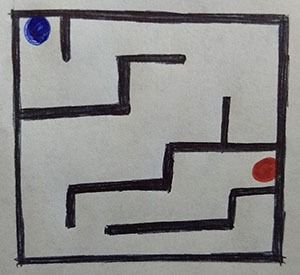
%> input picture IMG-20180518-WA0002.jpg, 300 x 275 px
$ octave --eval "maze_solution;"   (GNU Octave 9; MATLAB toolbox functions it lacks are replaced by stand-ins)
%> lines starting %> are read from the running program, lines starting %| are printed output that depends on the picture; in (x1, y1, x2, y2) boxes, pixels count from 0 and x2, y2 are one past the last pixel; in counts of white or black regions, pixels touching at a corner belong together; the program's own positions count from 1
function maze_solution
% Demo to solve a maze using mathematical morphology.
% This demo works for "perfect mazes."  A perfect maze is defined
% as a maze which has one and only one path from any point in the
% maze to any other point. This means that the maze has no
% inaccessible sections, no circular paths, and no open areas.
% A perfect maze should have only 2 walls (I believe).
% No searching or optimization methods (such as A* or dynamic
% programming) are used - only morphology and standard image
% processing methods.
% Only tested for 8 bit integer color and monochrome images.
% Maze images should have dark walls on a light background.
% Maze may be surrounded by white, or go right out to the edge
% of the image and have the outer wall be the
% outer boundary of the image.
% Method/algorithm to create mazes:
% http://del.typepad.com/del/2006/10/carving_perfect.html
% Site to create your own random mazes:
% http://www.astrolog.org/labyrnth/java.htm
% Demo mazes used to test this m-file:
%	http://www.erclc.org/StaffPages/David/Mazes/Maze1.gif (to test success)
%	http://www.clickmazes.com/mazes2/tk1b2m1x.gif (to test failure)
% by ImageAnalyst, April 2010

% Clean up.
clc;
close all;
clear all;
fontSize = 20;  % Font size for image captions.

% Change the current folder to the folder of this m-file.
% (The line of code below is from Brett Shoelson of The Mathworks.)
if(~isdeployed)
	cd(fileparts(which(mfilename)));
end

% For convenience in browsing, set a starting folder from which to browse.
startingFolder = 'C:\Documents and Settings\tk2013\My Documents\My Pictures\MISC\Mazes';
if ~exist(startingFolder, 'dir')
	% If that folder doesn't exist, just start in the current folder.
	startingFolder = pwd;
end

continueWithAnother = true;
promptMessage = sprintf('Please specify a maze image (in the next window).\nThis program will attempt to solve the maze.');
button = questdlg(promptMessage, 'maze_solution', 'OK', 'Cancel', 'OK');
%> the answer given: OK
if strcmpi(button, 'Cancel')
	continueWithAnother = false;
end

while continueWithAnother
	% Get the name of the maze image file that the user wants to use.
	defaultFileName = fullfile(startingFolder, '*.*');
	[baseFileName, folder] = uigetfile(defaultFileName, 'Select maze image file');
%> the answer given: ../t0/IMG-20180518-WA0002.jpg
	if baseFileName == 0
		% User hit cancel.  Bail out.
		return;
	end
	fullFileName = fullfile(folder, baseFileName);


	% Here are some hard coded file names for ease in developing and debugging,
	% so we don't have to use uigetfile() all the time.

	% Gotten from http://www.erclc.org/StaffPages/David/Mazes/Maze1.gif
	% This maze works fine.
	% fullFileName = fullfile(folder, 'Maze1.gif');

	% Gotten from http://www.mattneuman.com/maze.htm
	% This is a test maze that won't work because it is not a "non-perfect maze."
	% fullFileName = fullfile(folder, 'Maze of Sisyphus.gif');

	% Open the maze image file.
	originalImage = imread(fullFileName);
%> originalImage is the input picture: size 275x300x3 uint8; mean R, G, B 140.5, 139.9, 138.9
	[rows cols numberOfColorBands] = size(originalImage);
%> rows = 275; cols = 300; numberOfColorBands = 3

	% Convert to monochrome for processing.
	if numberOfColorBands > 1
		% Convert to monochrome.
		redPlane = originalImage(:, :, 1);
		greenPlane = originalImage(:, :, 2);
		bluePlane = originalImage(:, :, 3);
		% Find the standard deviation of each color channel.
		redStdDev = std(single(redPlane(:)));
%> redStdDev = 53.26
		greenStdDev = std(single(greenPlane(:)));
%> greenStdDev = 55.87
		blueStdDev = std(single(bluePlane(:)));
%> blueStdDev = 52.17
		% Take the color channel with the highest contrast.
		% Transfer it into a monochrome image.  This will be the one that we use.
		if redStdDev >= greenStdDev && redStdDev >= blueStdDev
			% Red has most contrast - use that channel.
			monoImage = single(redPlane);
		elseif greenStdDev >= redStdDev && greenStdDev >= blueStdDev
			% Green has most contrast - use that channel.
			monoImage = single(greenPlane);
		else
			% Blue has most contrast - use that channel.
			monoImage = single(bluePlane);
		end
	else
		monoImage = single(originalImage);
	end
	% Now we have a monochrome image that we can use to solve the maze.
	% Display the results of this step.
	close all;	% Close any prior windows that are open from a prior run.
	subplot(2, 2, 1);
	imshow(monoImage, []);
	title('Original Image', 'FontSize', fontSize);
	set(gcf, 'Position', get(0,'Screensize')); % Maximize figure.

	% Scale image to 0-255.
	maxValue = max(max(monoImage));
%> maxValue = 217
	minValue = min(min(monoImage));
%> minValue = 0
	monoImage = uint8(255 * (single(monoImage) - minValue) / (maxValue - minValue));
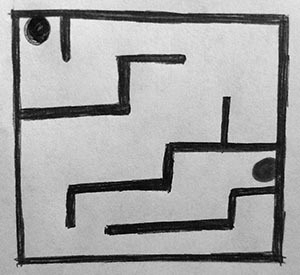
%> monoImage: size 275x300 uint8; min 0, max 255, mean 164.3
	% Threshold to get the walls.  This will also sharpen up blurry, fuzzy wall edges.
	thresholdValue = uint8((maxValue + minValue) / 2);
%> thresholdValue = 109
	binaryImage = 255 * (monoImage < thresholdValue);
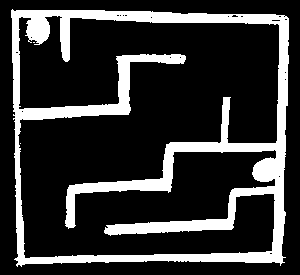
%> binaryImage: size 275x300 double; 20.5% white; 3 white regions (2 under 20 px), largest, box (x1, y1, x2, y2) and area: (11, 9, 289, 267) 16917
	% Display the results of this step.
	subplot(2, 2, 2);
	imshow(binaryImage, []);
	title('Binary Image - The walls are white here, instead of black', 'FontSize', fontSize);

	% Label the image to identify discrete, separate walls.
	[labeledImage numberOfWalls] = bwlabel(binaryImage, 4);     % Label each blob so we can make measurements of it
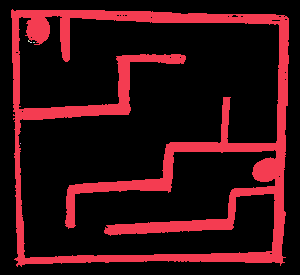
%> labeledImage: size 275x300 double; 6 distinct labels, from 0 to 5; one colour per label, 0 black
%> numberOfWalls = 5
	coloredLabels = label2rgb (labeledImage, 'hsv', 'k', 'shuffle'); % pseudo random color labels
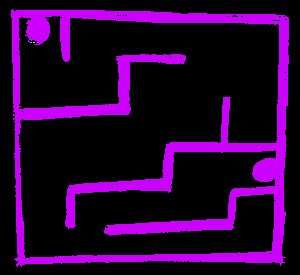
%> coloredLabels: size 275x300x3 uint8; mean R, G, B 41.8, 0, 52.3
	% Display the results of this step.
	subplot(2, 2, 3);
	imshow(coloredLabels);
	caption = sprintf('Labeled image of the %d walls, each a different color', numberOfWalls);
%> caption = 'Labeled image of the 5 walls, each a different color'
	title(caption, 'FontSize', fontSize);
	if numberOfWalls ~= 2
		message = sprintf('This is not a "perfect maze" with just 2 walls.\nThis maze appears to have %d walls,\nso you may get unexpected results.', numberOfWalls);
		uiwait(msgbox(message));
	end

	% Take the first label.  This will be the first wall.
	% For a perfect maze (only two walls) you can take either wall, so let's take the first one.
	binaryImage2 = (labeledImage == 1);
%> binaryImage2: size 275x300 logical; 20.5% white; 1 white region, box (x1, y1, x2, y2) and area: (11, 9, 289, 267) 16912
	% Display the results of this step.
	subplot(2, 2, 4);
	imshow(binaryImage2, []);
	title('One of the walls', 'FontSize', fontSize);

	% Dilate the walls by a few pixels
	dilationAmount = 7; % Number of pixels to dilate and erode.
	% IMPORTANT NOTE: dilationAmount is a parameter that you may
	% wish to experiment with, trying different integer values.
	dilatedImage = imdilate(binaryImage2, ones(dilationAmount));
%> dilatedImage: size 275x300 logical; 35% white; 1 white region, box (x1, y1, x2, y2) and area: (8, 6, 292, 270) 28858

	figure;  % Create another, new figure window.
	set(gcf, 'Position', get(0,'Screensize')); % Maximize figure.
	% Display the results of this step.
	subplot(2, 2, 1);
	imshow(dilatedImage, []);
	title('Dilation of one wall', 'FontSize', fontSize);

	filledImage = imfill(dilatedImage, 'holes');
%> filledImage: size 275x300 logical; 86.7% white; 1 black region, box (x1, y1, x2, y2) and area: (0, 0, 300, 275) 10989
	% Display the results of this step.
	subplot(2, 2, 2);
	imshow(filledImage, []);
	title('Now filled to get rid of holes', 'FontSize', fontSize);

	% Erode by the same amount of pixels
	erodedImage = imerode(filledImage, ones(dilationAmount));
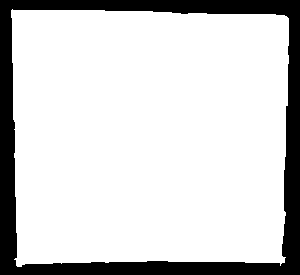
%> erodedImage: size 275x300 logical; 82.6% white; 1 black region, box (x1, y1, x2, y2) and area: (0, 0, 300, 275) 14361
	% Display the results of this step.
	subplot(2, 2, 3);
	imshow(erodedImage, []);
	title('Eroded', 'FontSize', fontSize);

	% Set the eroded part to zero to find the difference.
	% (You could also subtract the eroded from the filled, dilated image.
	solution = filledImage;
	solution(erodedImage) = 0;
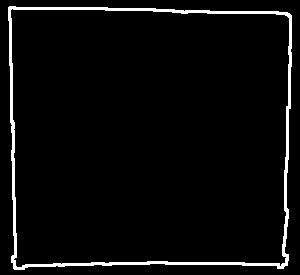
%> solution: size 275x300 logical; 4.1% white; 1 white region, box (x1, y1, x2, y2) and area: (8, 6, 292, 270) 3372
	% Display the results of this step.
	subplot(2, 2, 4);
	imshow(solution, []);
	title('The Difference = The Solution', 'FontSize', fontSize);

	% Put the solution in red on top of the original image
	if numberOfColorBands == 1
		% If we're monochrome, we need to make the color planes.
		% If we're color, we already have these from above.
		redPlane = monoImage;
		greenPlane = monoImage;
		bluePlane = monoImage;
	end
	redPlane(solution) = 255;
	greenPlane(solution) = 0;
	bluePlane(solution) = 0;
	solvedImage = cat(3, redPlane, greenPlane, bluePlane);
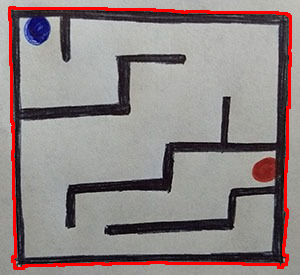
%> solvedImage: size 275x300x3 uint8; mean R, G, B 144.3, 133.3, 132.5
	% Display the results of this step.
	figure;  % Create another, new figure window.
	imshow(solvedImage);
	set(gcf, 'Position', get(0,'Screensize')); % Maximize figure.
	title('Final Solution Over Original Image', 'FontSize', fontSize);

% 	Ask if they want to solve another maze.
	promptMessage = sprintf('Do you want to solve another maze?');
	button = questdlg(promptMessage, 'maze_solution', 'Yes', 'No', 'No');
%> the answer given: No
	if strcmpi(button, 'No')
		continueWithAnother = false;
	end
end

$ run again, on IMG_20180521_093114.jpg
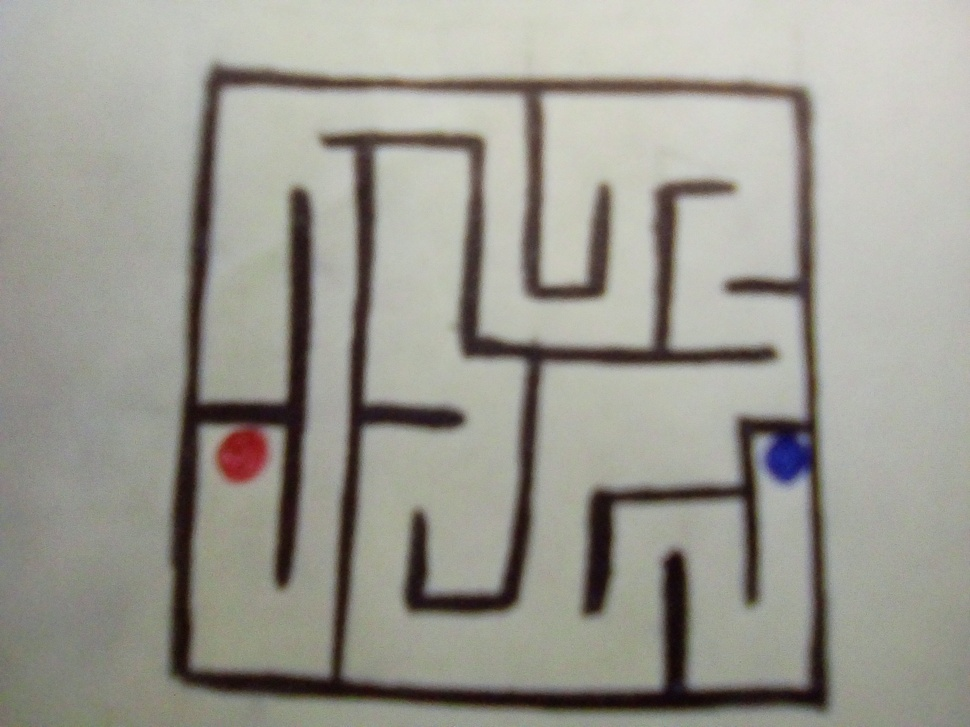
%> input picture IMG_20180521_093114.jpg, 970 x 727 px, shrunk from 2048 x 1536 before the run
%> in maze_solution, originalImage is the input picture: size 727x970x3 uint8; mean R, G, B 156.1, 154.7, 146.2
%> redStdDev = 43.66
%> greenStdDev = 48.03
%> blueStdDev = 46.66
%> maxValue = 220
%> minValue = 4
%> thresholdValue = 112
%> binaryImage: size 727x970 double; 13.2% white; 6 white regions (4 under 20 px), largest, box (x1, y1, x2, y2) and area: (168, 68, 831, 713) 86533, (409, 81, 781, 299) 6863
%> in maze_solution, `[labeledImage numberOfWalls] = bwlabel(binaryImage, 4);`:
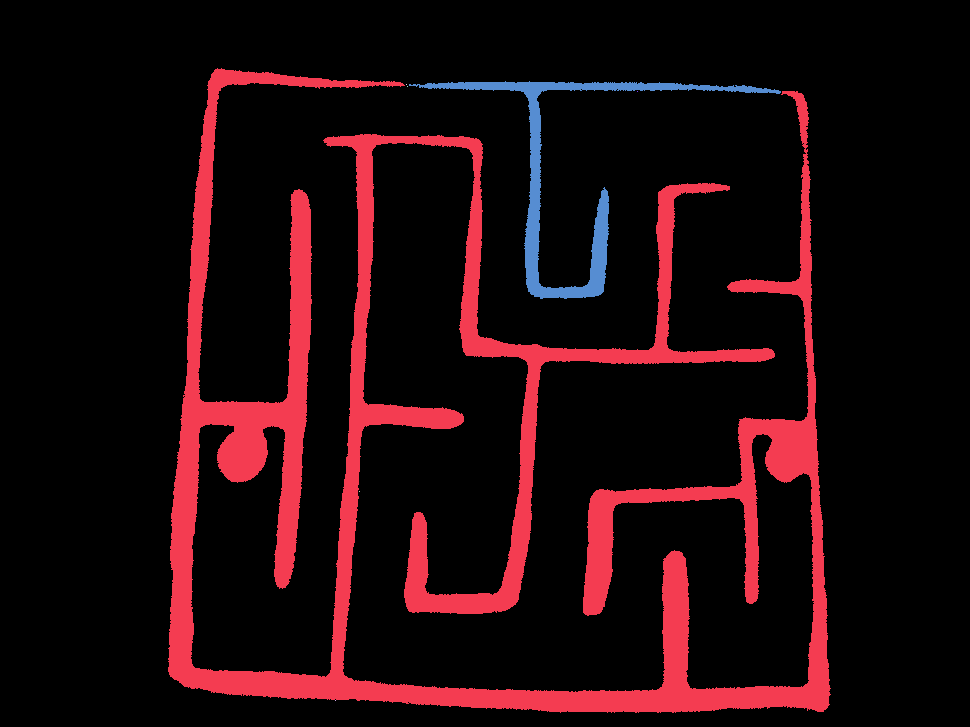
%> labeledImage: size 727x970 double; 8 distinct labels, from 0 to 7; one colour per label, 0 black
%> numberOfWalls = 7
%> caption = 'Labeled image of the 7 walls, each a different color'
%> binaryImage2: size 727x970 logical; 12.3% white; 1 white region, box (x1, y1, x2, y2) and area: (168, 68, 831, 713) 86532
%> dilatedImage: size 727x970 logical; 17.3% white; 1 white region, box (x1, y1, x2, y2) and area: (165, 65, 834, 716) 122230
%> erodedImage: size 727x970 logical; 12.5% white; 1 white region, box (x1, y1, x2, y2) and area: (168, 68, 831, 713) 88114
%> solution: size 727x970 logical; 4.8% white; 1 white region, box (x1, y1, x2, y2) and area: (165, 65, 834, 716) 34116
%> in maze_solution, `solvedImage = cat(3, redPlane, greenPlane, bluePlane);`:
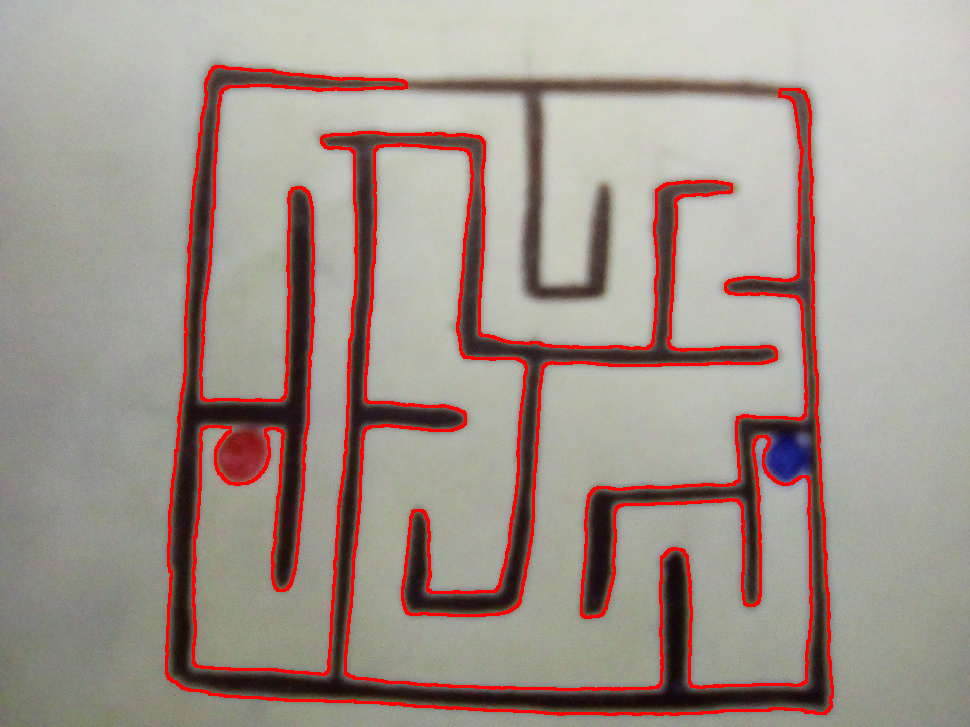
%> solvedImage: size 727x970x3 uint8; mean R, G, B 162.4, 148.9, 140.7

$ run again, on IMG_20180521_093752.jpg
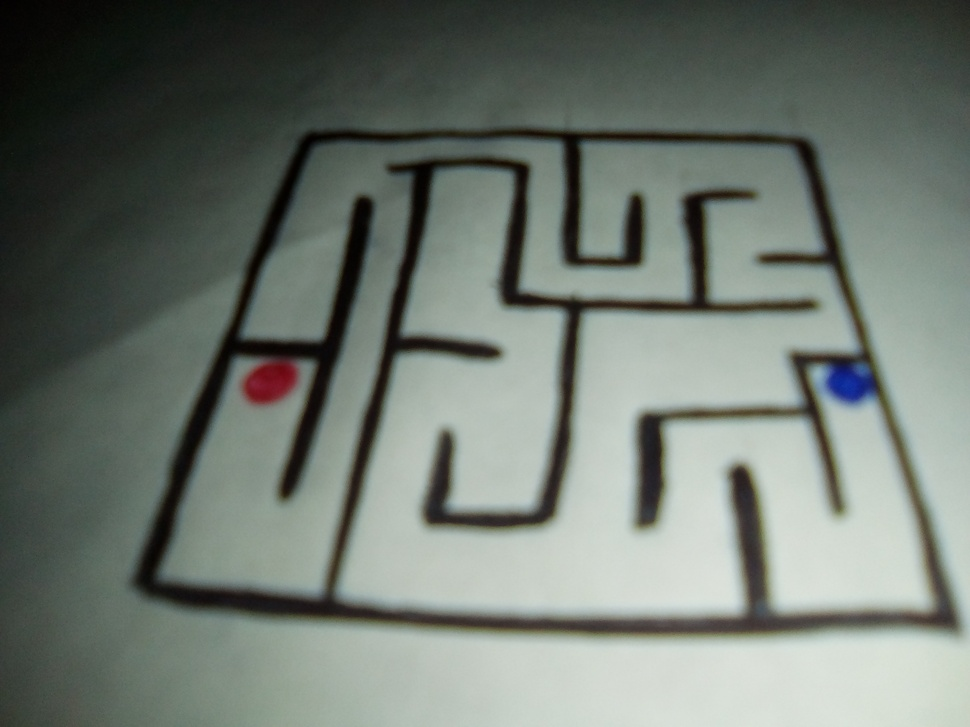
%> input picture IMG_20180521_093752.jpg, 970 x 727 px, shrunk from 3264 x 2448 before the run
%> in maze_solution, originalImage is the input picture: size 727x970x3 uint8; mean R, G, B 111.3, 119.7, 111.9
%> redStdDev = 61.48
%> greenStdDev = 64.11
%> blueStdDev = 62.96
%> maxValue = 228
%> minValue = 0
%> thresholdValue = 114
%> binaryImage: size 727x970 double; 43.9% white; 109 white regions (108 under 20 px), largest, box (x1, y1, x2, y2) and area: (0, 0, 970, 727) 309604
%> in maze_solution, `[labeledImage numberOfWalls] = bwlabel(binaryImage, 4);`:
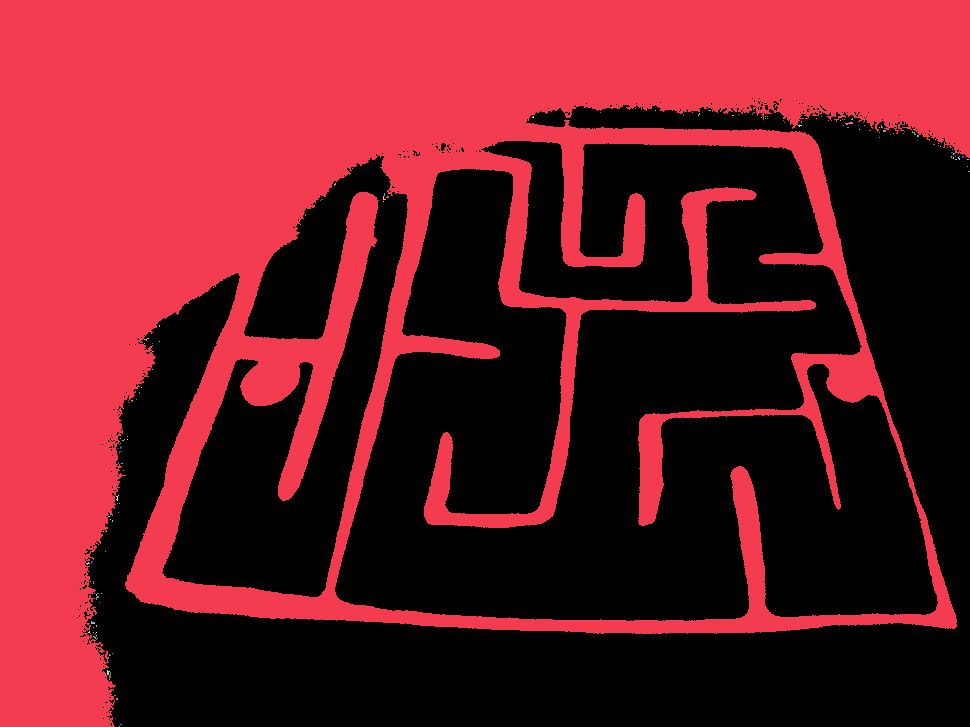
%> labeledImage: size 727x970 double; 156 distinct labels, from 0 to 155; one colour per label, 0 black
%> numberOfWalls = 155
%> caption = 'Labeled image of the 155 walls, each a different color'
%> binaryImage2: size 727x970 logical; 43.9% white; 1 white region, box (x1, y1, x2, y2) and area: (0, 0, 970, 727) 309501
%> dilatedImage: size 727x970 logical; 49.7% white; 1 white region, box (x1, y1, x2, y2) and area: (0, 0, 970, 727) 350127
%> filledImage: size 727x970 logical; 80.2% white; 1 black region, box (x1, y1, x2, y2) and area: (91, 117, 970, 727) 139723
%> erodedImage: size 727x970 logical; 78.9% white; 1 black region, box (x1, y1, x2, y2) and area: (88, 114, 970, 727) 148618
%> solution: size 727x970 logical; 1.3% white; 1 white region, box (x1, y1, x2, y2) and area: (88, 114, 970, 727) 8895
%> in maze_solution, `solvedImage = cat(3, redPlane, greenPlane, bluePlane);`:
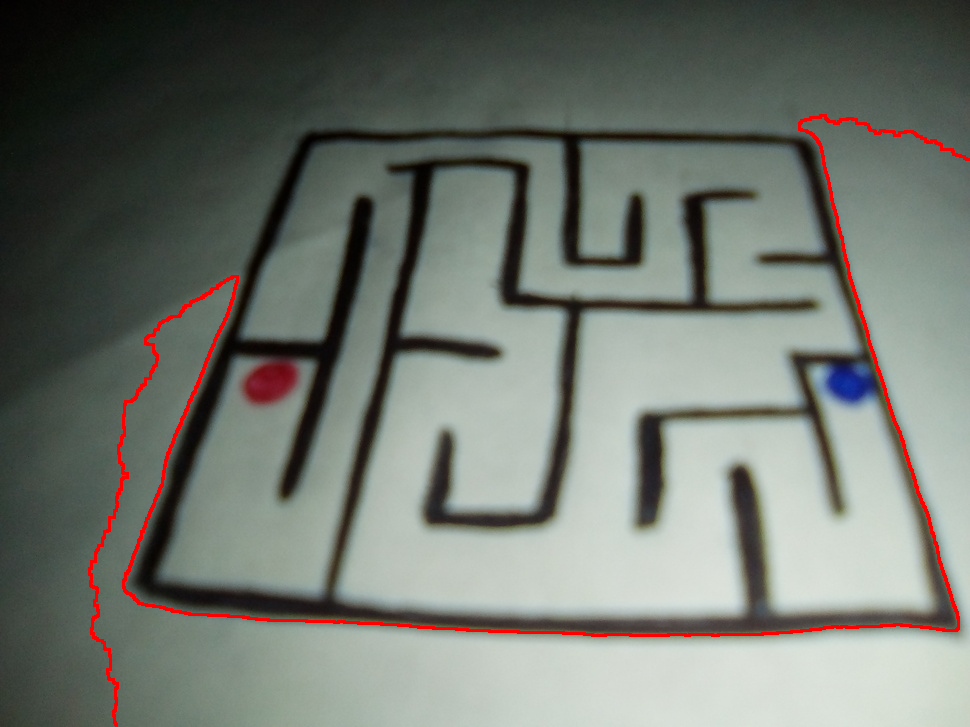
%> solvedImage: size 727x970x3 uint8; mean R, G, B 113.2, 118.3, 110.7
